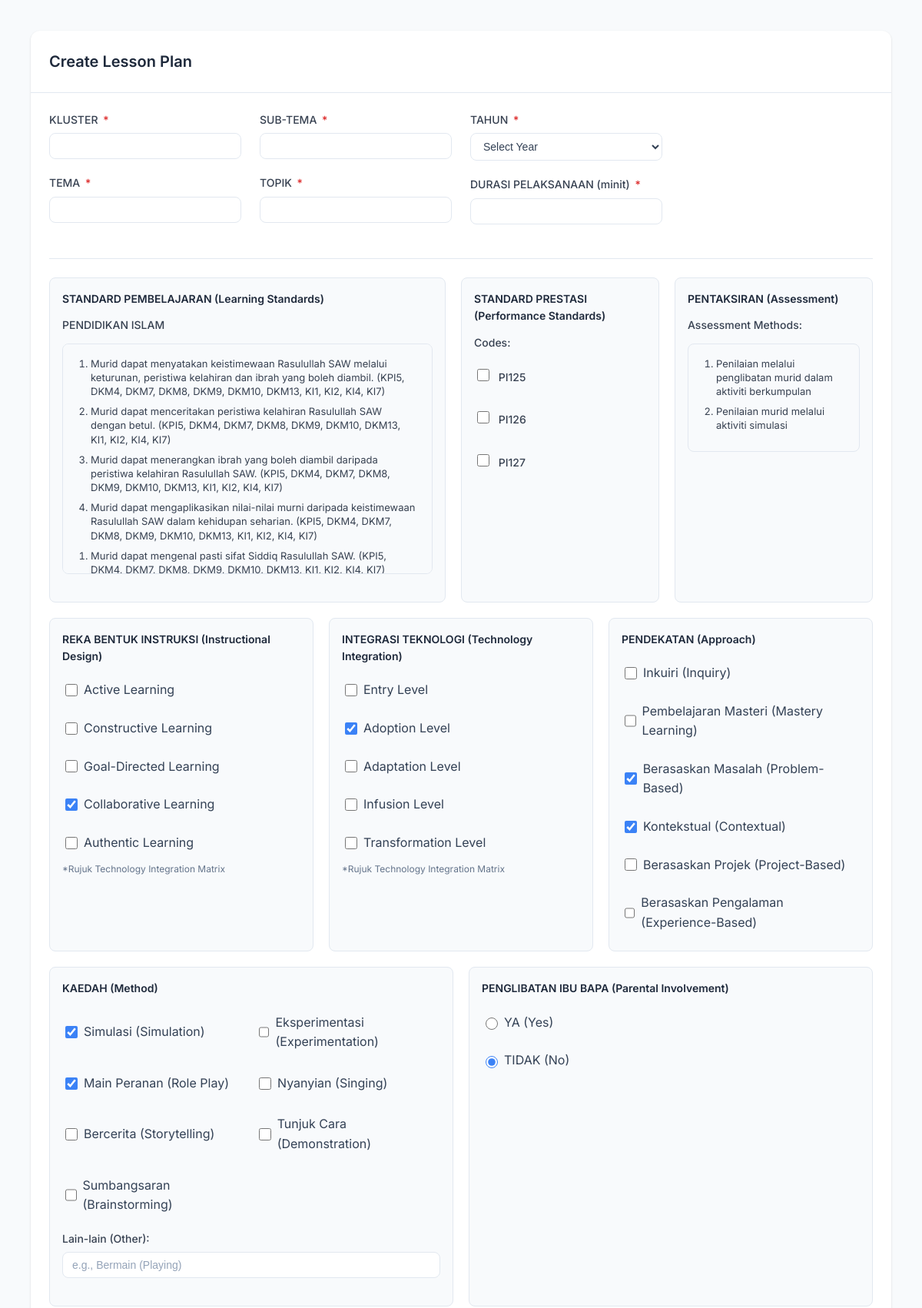
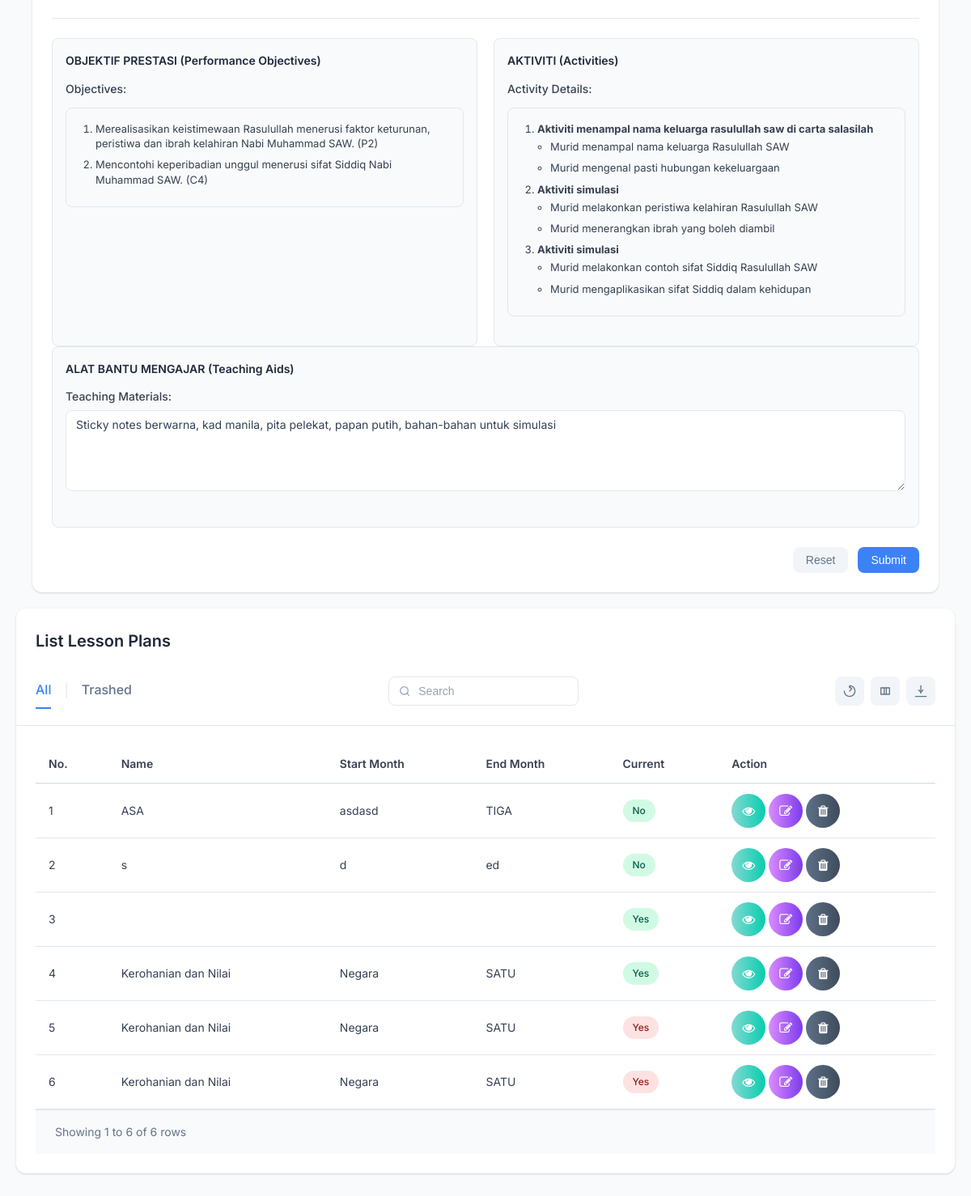
The page / on the database its author committed (2 pictures, top to bottom).
### tables this page shows
CREATE TABLE `lesson_plan` (
  `LessonPlan_ID` int(11) NOT NULL,
  `CLUSTER` varchar(255) DEFAULT NULL,
  `THEME` varchar(255) DEFAULT NULL,
  `SUB_THEME` varchar(255) DEFAULT NULL,
  `TOPIC` varchar(255) DEFAULT NULL,
  `YEAR` varchar(50) DEFAULT NULL,
  `DURATION (minutes)` int(11) DEFAULT NULL,
  `INSTRUCTIONAL DESIGN` varchar(255) DEFAULT NULL,
  `TECHNOLOGY INTEGRATION` varchar(255) DEFAULT NULL,
  `APPROACH` varchar(255) DEFAULT NULL,
  `METHOD` varchar(255) DEFAULT NULL,
  `PARENTAL INVOLVEMENT` varchar(50) DEFAULT NULL
);

### Index.php (the view, shortened to what the rows shown need)
<?php
require_once 'config.php';
try {
    $stmt = $pdo->query("SELECT * FROM Lesson_Plan ORDER BY LessonPlan_ID DESC");
    $lessonPlans = $stmt->fetchAll();
} catch (PDOException $e) {
    $error = "Database error: " . $e->getMessage();
    $lessonPlans = [];
}
?>
<!DOCTYPE html>
<html lang="en">
<head>
    <link href="https://cdnjs.cloudflare.com/ajax/libs/font-awesome/4.7.0/css/font-awesome.min.css" rel="stylesheet">
</head>
<body>
    <div class="form-container">
        <div class="card">
            <div class="card-header">
                <h1 class="card-title">Create Lesson Plan</h1>
            </div>
        </div>
    </div>
    <div class="container">
        <div class="card">
            <div class="card-header">
                <h1 class="card-title">List Lesson Plans</h1>
            </div>
            <div class="card-body">
                <?php if (empty($lessonPlans) && !isset($error)): ?>
                    <div class="empty-state">
                        <div class="empty-state-icon">
                            <svg width="48" height="48" viewBox="0 0 48 48" fill="none">
                                <path d="M24 4C12.954 4 4 12.954 4 24s8.954 20 20 20 20-8.954 20-20S35.046 4 24 4zm0 36c-8.837 0-16-7.163-16-16S15.163 8 24 8s16 7.163 16 16-7.163 16-16 16z" fill="#cbd5e1"/>
                                <path d="M24 16v16M16 24h16" stroke="#cbd5e1" stroke-width="2" stroke-linecap="round"/>
                            </svg>
                        </div>
                        <p>No lesson plans found. Use the form above to add one.</p>
                    </div>
                <?php else: ?>
                    <div class="table-responsive">
                        <table class="data-table">
                            <thead>
                                <tr>
                                    <th>No.</th>
                                    <th>Name</th>
                                    <th>Start Month</th>
                                    <th>End Month</th>
                                    <th>Current</th>
                                    <th>Action</th>
                                </tr>
                            </thead>
                            <tbody>
                                <?php $index = 1; foreach ($lessonPlans as $plan): ?>
                                <tr>
                                    <td><?php echo $index++; ?></td>
                                    <td><?php echo htmlspecialchars($plan['CLUSTER']); ?></td>
                                    <td><?php echo htmlspecialchars($plan['THEME']); ?></td>
                                    <td><?php echo htmlspecialchars($plan['YEAR']); ?></td>
                                    <td>
                                        <span class="status-badge <?php echo (rand(0,1) ? 'yes' : 'no'); ?>">
                                            <?php echo (rand(0,1) ? 'Yes' : 'No'); ?>
                                        </span>
                                    </td>
                                    <td>
                                        <div style="display: flex; gap: 4px;">
                                            <button class="btn btn-circle btn-view view-btn" data-plan='<?php echo htmlspecialchars(json_encode($plan), ENT_QUOTES, 'UTF-8'); ?>' title="View">
                                                <i class="icon icon-eye"></i>
                                            </button>
                                            <button class="btn btn-circle btn-edit edit-btn" data-plan='<?php echo htmlspecialchars(json_encode($plan), ENT_QUOTES, 'UTF-8'); ?>' title="Edit">
                                                <i class="icon icon-edit"></i>
                                            </button>
                                            <button class="btn btn-circle btn-delete delete-btn" data-id="<?php echo $plan['LessonPlan_ID']; ?>" title="Delete">
                                                <i class="icon icon-trash"></i>
                                            </button>
                                        </div>
                                    </td>
                                </tr>
                                <?php endforeach; ?>
                            </tbody>
                        </table>
                    </div>
                <?php endif; ?>
            </div>
        </div>
    </div>
</body>
</html>

### rows shown on the page
lesson_plan: CLUSTER "ASA", THEME "asdasd", YEAR "TIGA", shows "No"
lesson_plan: CLUSTER "s", THEME "d", YEAR "ed", shows "No"
lesson_plan: shows "Yes"
lesson_plan: CLUSTER "Kerohanian dan Nilai", THEME "Negara", YEAR "SATU", shows "Yes"
lesson_plan: CLUSTER "Kerohanian dan Nilai", THEME "Negara", YEAR "SATU", shows "Yes"
lesson_plan: CLUSTER "Kerohanian dan Nilai", THEME "Negara", YEAR "SATU", shows "Yes"

### other values the page prints
count($lessonPlans) "6"
